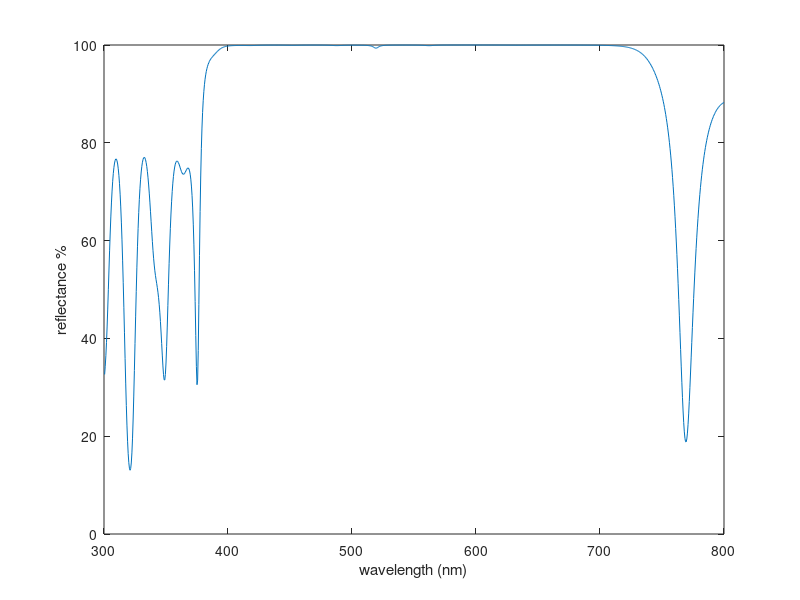

This chart was generated by the following MATLAB code:
clear all;
N = 8;     % set the number N here
no = 1.0;
n1 = 2.3;
n2 = 1.38;
nL1 = n2;
nL2 = n1;
nR1 = n1;
nR2 = n2;
ns = 1.52;
lamda1=450;
% lamda2=lamda1;
lamda2=620;

lamda0=535;
nm = no;           %set nm
dm=lamda0/(4*nm);
thetaM=pi/2;       %set thetaM



theta0=5.15*pi;

Ls=300;Le=800;
Np=1000;  % set the sample frequency
x=1:Np;
lamda=Ls+x*(Le-Ls)/Np;   % array
dL1=lamda1/(4*nL1);
dL2=lamda1/(4*nL2);

dR1=lamda2/(4*nR1);
dR2=lamda2/(4*nR2);


thetaL1=2*pi*nL1*dL1./lamda;   % array
thetaL2=2*pi*nL2*dL2./lamda;   % array

thetaR1=2*pi*nR1*dR1./lamda;   % array
thetaR2=2*pi*nR2*dR2./lamda;   % array


CL1 = cos(thetaL1);
SL1 = sin(thetaL1);
CL2 = cos(thetaL2);
SL2 = sin(thetaL2);

CR1 = cos(thetaR1);
SR1 = sin(thetaR1);
CR2 = cos(thetaR2);
SR2 = sin(thetaR2);

Cm = cos(thetaM);
Sm = sin(thetaM);


Da = [ 1, 1; no, -no];
Da_inv = inv(Da);
Db = [ 1, 1; n1, -n1];
Db_inv = inv(Db);
Dc = [ 1, 1; n2, -n2];
Dc_inv = inv(Dc);
Dd = [ 1, 1; ns, -ns];
Dd_inv = inv(Dd);

Dm = [ 1, 1; nm, -nm];
Dm_inv = inv(Dm);



Sab = Da_inv*Db;
Sbc = Db_inv*Dc;
Scd = Dc_inv*Dd;

Scb = Dc_inv*Db;

Sac = Da_inv*Dc;
Sbm = Db_inv*Dm;
Smb = Dm_inv*Db;


% Create a new 1x100 matrix for final
FFF = zeros(1, Np);


for k = 1:Np

thetaPL1 = [ CL1(1,k)+SL1(1,k)*j, 0; 
         0, (CL1(1,k)-SL1(1,k)*j)];
thetaPL2 = [ CL2(1,k)+SL2(1,k)*j, 0; 
         0, (CL2(1,k)-SL2(1,k)*j)];


thetaPR1 = [ CR1(1,k)+SR1(1,k)*j, 0; 
         0, (CR1(1,k)-SR1(1,k)*j)];
thetaPR2 = [ CR2(1,k)+SR2(1,k)*j, 0; 
         0, (CR2(1,k)-SR2(1,k)*j)];



thetaPm = [ Cm+Sm*j, 0; 
         0, (Cm-Sm*j)];


M = Sac*((thetaPL1*Scb*thetaPL2*Sbc)^N)*Sbm*thetaPm*Smb*((thetaPR1*Sbc*thetaPR2*Scb)^N)*Scd;



Ramp= M(2,1)/M(1,1);
Rpow=(abs(Ramp))^2;
FFF(1, k) = Rpow;  % Assign an element to the new matrix

end


figure
plot(lamda,FFF*100);
xlabel('wavelength (nm)');
ylabel('reflectance %');